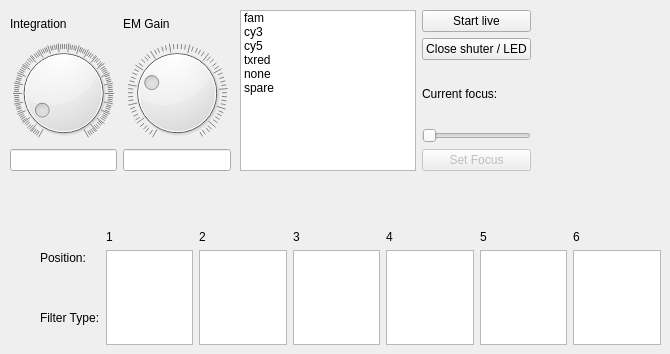
       <widget class="QWidget" name="tab">
        <attribute name="title">
         <string>Live Image</string>
        </attribute>
        <widget class="QWidget" name="layoutWidget">
         <property name="geometry">
          <rect>
           <x>240</x>
           <y>10</y>
           <width>291</width>
           <height>161</height>
          </rect>
         </property>
         <layout class="QHBoxLayout" name="horizontalLayout_2">
          <item>
           <widget class="QListWidget" name="utilsLiveFilterList_2">
            <item>
             <property name="text">
              <string>fam</string>
             </property>
            </item>
            <item>
             <property name="text">
              <string>cy3</string>
             </property>
            </item>
            <item>
             <property name="text">
              <string>cy5</string>
             </property>
            </item>
            <item>
             <property name="text">
              <string>txred</string>
             </property>
            </item>
            <item>
             <property name="text">
              <string>none</string>
             </property>
            </item>
            <item>
             <property name="text">
              <string>spare</string>
             </property>
            </item>
           </widget>
          </item>
          <item>
           <layout class="QVBoxLayout" name="verticalLayout_4">
            <item>
             <widget class="QPushButton" name="utilsLiveButton">
              <property name="text">
               <string>Start live</string>
              </property>
             </widget>
            </item>
            <item>
             <widget class="QPushButton" name="shutLightButton">
              <property name="text">
               <string>Close shuter / LED</string>
              </property>
             </widget>
            </item>
            <item>
             <widget class="QLabel" name="Currentfocuslabel">
              <property name="text">
               <string>Current focus:</string>
              </property>
             </widget>
            </item>
            <item>
             <widget class="QSlider" name="utilFocusBar">
              <property name="enabled">
               <bool>false</bool>
              </property>
              <property name="minimum">
               <number>1</number>
              </property>
              <property name="maximum">
               <number>81</number>
              </property>
              <property name="orientation">
               <enum>Qt::Horizontal</enum>
              </property>
             </widget>
            </item>
            <item>
             <widget class="QPushButton" name="utilSetFocus">
              <property name="enabled">
               <bool>false</bool>
              </property>
              <property name="text">
               <string>Set Focus</string>
              </property>
             </widget>
            </item>
           </layout>
          </item>
         </layout>
        </widget>
        <widget class="QWidget" name="layoutWidget">
         <property name="geometry">
          <rect>
           <x>10</x>
           <y>10</y>
           <width>221</width>
           <height>161</height>
          </rect>
         </property>
         <layout class="QGridLayout" name="gridLayout_18">
          <item row="0" column="0">
           <widget class="QLabel" name="label_26">
            <property name="text">
             <string>Integration</string>
            </property>
           </widget>
          </item>
          <item row="0" column="1">
           <widget class="QLabel" name="label_25">
            <property name="text">
             <string>EM Gain</string>
            </property>
           </widget>
          </item>
          <item row="1" column="0">
           <widget class="QDial" name="stillExposureDial_2">
            <property name="maximum">
             <number>500</number>
            </property>
            <property name="value">
             <number>35</number>
            </property>
            <property name="wrapping">
             <bool>false</bool>
            </property>
            <property name="notchesVisible">
             <bool>true</bool>
            </property>
           </widget>
          </item>
          <item row="1" column="1">
           <widget class="QDial" name="stillGainDial_2">
            <property name="maximum">
             <number>255</number>
            </property>
            <property name="value">
             <number>70</number>
            </property>
            <property name="wrapping">
             <bool>false</bool>
            </property>
            <property name="notchesVisible">
             <bool>true</bool>
            </property>
           </widget>
          </item>
          <item row="2" column="0">
           <widget class="QLineEdit" name="stillExposureLE_2"/>
          </item>
          <item row="2" column="1">
           <widget class="QLineEdit" name="stillGainLE_2"/>
          </item>
         </layout>
        </widget>
        <widget class="QWidget" name="layoutWidget_2">
         <property name="geometry">
          <rect>
           <x>40</x>
           <y>230</y>
           <width>621</width>
           <height>115</height>
          </rect>
         </property>
         <layout class="QHBoxLayout" name="horizontalLayout">
          <item>
           <layout class="QVBoxLayout" name="verticalLayout_13">
            <item>
             <widget class="QLabel" name="label_32">
              <property name="text">
               <string>Position:</string>
              </property>
             </widget>
            </item>
            <item>
             <widget class="QLabel" name="label_9">
              <property name="text">
               <string>Filter Type:</string>
              </property>
             </widget>
            </item>
           </layout>
          </item>
          <item>
           <layout class="QGridLayout" name="gridLayout_5">
            <item row="0" column="0">
             <widget class="QLabel" name="label_33">
              <property name="text">
               <string>1</string>
              </property>
             </widget>
            </item>
            <item row="0" column="1">
             <widget class="QLabel" name="label_34">
              <property name="text">
               <string>2</string>
              </property>
             </widget>
            </item>
            <item row="0" column="2">
             <widget class="QLabel" name="label_35">
              <property name="text">
               <string>3</string>
              </property>
             </widget>
            </item>
            <item row="0" column="3">
             <widget class="QLabel" name="label_36">
              <property name="text">
               <string>4</string>
              </property>
             </widget>
            </item>
            <item row="0" column="4">
             <widget class="QLabel" name="label_37">
              <property name="text">
               <string>5</string>
              </property>
             </widget>
            </item>
            <item row="0" column="5">
             <widget class="QLabel" name="label_38">
              <property name="text">
               <string>6</string>
              </property>
             </widget>
            </item>
            <item row="1" column="0">
             <widget class="QGraphicsView" name="graphicsView"/>
            </item>
            <item row="1" column="1">
             <widget class="QGraphicsView" name="graphicsView_2"/>
            </item>
            <item row="1" column="2">
             <widget class="QGraphicsView" name="graphicsView_3"/>
            </item>
            <item row="1" column="3">
             <widget class="QGraphicsView" name="graphicsView_4"/>
            </item>
            <item row="1" column="4">
             <widget class="QGraphicsView" name="graphicsView_5"/>
            </item>
            <item row="1" column="5">
             <widget class="QGraphicsView" name="graphicsView_6"/>
            </item>
           </layout>
          </item>
         </layout>
        </widget>
       </widget>
